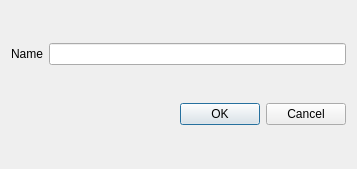
<?xml version="1.0" encoding="UTF-8"?>
<ui version="4.0">
 <class>Dialog</class>
 <widget class="QDialog" name="Dialog">
  <property name="geometry">
   <rect>
    <x>0</x>
    <y>0</y>
    <width>357</width>
    <height>169</height>
   </rect>
  </property>
  <property name="windowTitle">
   <string>Dialog</string>
  </property>
  <layout class="QVBoxLayout" name="verticalLayout">
   <item>
    <layout class="QHBoxLayout" name="horizontalLayout">
     <item>
      <widget class="QLabel" name="label">
       <property name="text">
        <string>Name</string>
       </property>
       <property name="buddy">
        <cstring>lineEdit</cstring>
       </property>
      </widget>
     </item>
     <item>
      <widget class="QLineEdit" name="lineEdit"/>
     </item>
    </layout>
   </item>
   <item>
    <layout class="QHBoxLayout" name="horizontalLayout_2">
     <item>
      <spacer name="horizontalSpacer">
       <property name="orientation">
        <enum>Qt::Horizontal</enum>
       </property>
       <property name="sizeHint" stdset="0">
        <size>
         <width>40</width>
         <height>20</height>
        </size>
       </property>
      </spacer>
     </item>
     <item>
      <widget class="QPushButton" name="pushButton">
       <property name="text">
        <string>OK</string>
       </property>
      </widget>
     </item>
     <item>
      <widget class="QPushButton" name="pushButton_2">
       <property name="text">
        <string>Cancel</string>
       </property>
      </widget>
     </item>
    </layout>
   </item>
  </layout>
 </widget>
 <layoutdefault spacing="6" margin="11"/>
 <tabstops>
  <tabstop>lineEdit</tabstop>
  <tabstop>pushButton</tabstop>
  <tabstop>pushButton_2</tabstop>
 </tabstops>
 <resources/>
 <connections>
  <connection>
   <sender>pushButton_2</sender>
   <signal>clicked()</signal>
   <receiver>Dialog</receiver>
   <slot>close()</slot>
   <hints>
    <hint type="sourcelabel">
     <x>313</x>
     <y>123</y>
    </hint>
    <hint type="destinationlabel">
     <x>332</x>
     <y>162</y>
    </hint>
   </hints>
  </connection>
  <connection>
   <sender>pushButton</sender>
   <signal>clicked()</signal>
   <receiver>Dialog</receiver>
   <slot>accept()</slot>
   <hints>
    <hint type="sourcelabel">
     <x>235</x>
     <y>123</y>
    </hint>
    <hint type="destinationlabel">
     <x>135</x>
     <y>163</y>
    </hint>
   </hints>
  </connection>
 </connections>
</ui>
